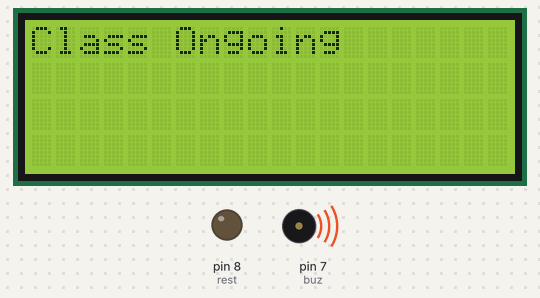
Recording of a sketch running on a simulated Arduino Uno, built with avr-gcc and run on an emulated ATmega328P. On the bench: 20×4 character LCD, output pins drawn as LEDs (lit = HIGH), buzzer (waves = sounding, pin HIGH).

Above: at 0.1 s.
At 8.1 s:
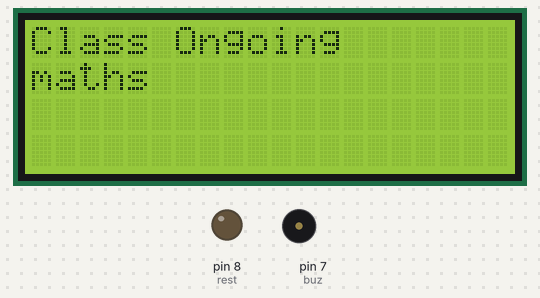
At 18.1 s:
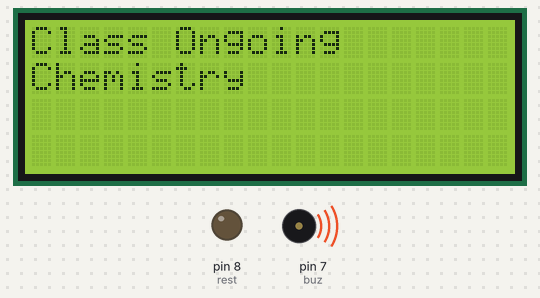
At 38.1 s:
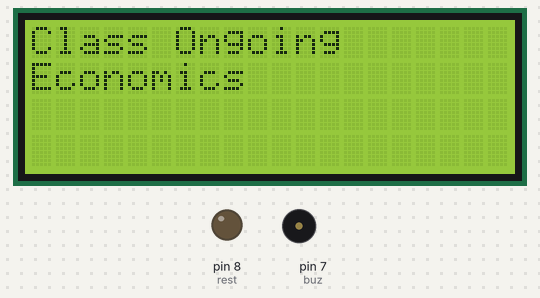
Timing chart, 0 to 39.6 s (numbered marks = the images above):
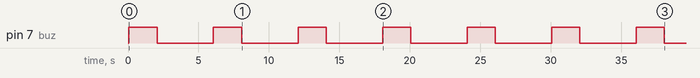

The sketch:

Bell.ino
```cpp
//Hasnat Hasib
//Testing a LCD with Arduino
#include <LiquidCrystal.h>
LiquidCrystal LCD(10, 9, 5, 4, 3, 2);
int buz = 7;
int rest = 8;
void setup() {
  pinMode(buz, OUTPUT);
  pinMode(rest, OUTPUT);
  LCD.begin(20, 4);


}

void loop() {
  LCD.setCursor(0, 0);
  LCD.print("Class Ongoing");
  {
    for (int i = 0; i <= 7; i++)
    {
      digitalWrite(buz, HIGH);
      delay(2000);
      digitalWrite(buz, LOW);
      delay(4000);
      {
        if (i == 0)
        {
          LCD.setCursor(0, 1);
          LCD.print("maths ");
        }
      }
      {
        if (i == 01)
        {
          LCD.setCursor(0, 1);
          LCD.print("physics ");
        }
      }
      {
        if (i == 02)
        {
          LCD.setCursor(0, 1);
          LCD.print("Chemistry ");
        }
      }
      {
        if (i == 03)
        {
          LCD.setCursor(0, 1);
          LCD.print("Biology  ");
        }
      }
      {
        if (i == 04)
        {
          LCD.setCursor(0, 1);
          LCD.print("Pure Maths ");
        }
      }
      {
        if (i == 05)
        {
          LCD.setCursor(0, 1);
          LCD.print("Economics ");
        }
      }
      {
        if (i == 06)
        {
          LCD.setCursor(0, 1);
          LCD.print("Bangla   ");
        }
      }
    }
  }
  digitalWrite(buz, HIGH);
  LCD.setCursor(0, 0);
  LCD.print("CLASSES OVER ");
  LCD.setCursor(0, 1);
  LCD.print("                    ");
  delay(3000);
  digitalWrite(buz, LOW);
  delay(2000);
  digitalWrite(rest, HIGH);
  delay(100);

}
```

Measured:
- by itself, pin 7 (buz): alternates HIGH for 2.0 s and LOW for 4.0 s
- what the display in image 1 shows lasts 6.0 s, from 6.1 s to 12.1 s
